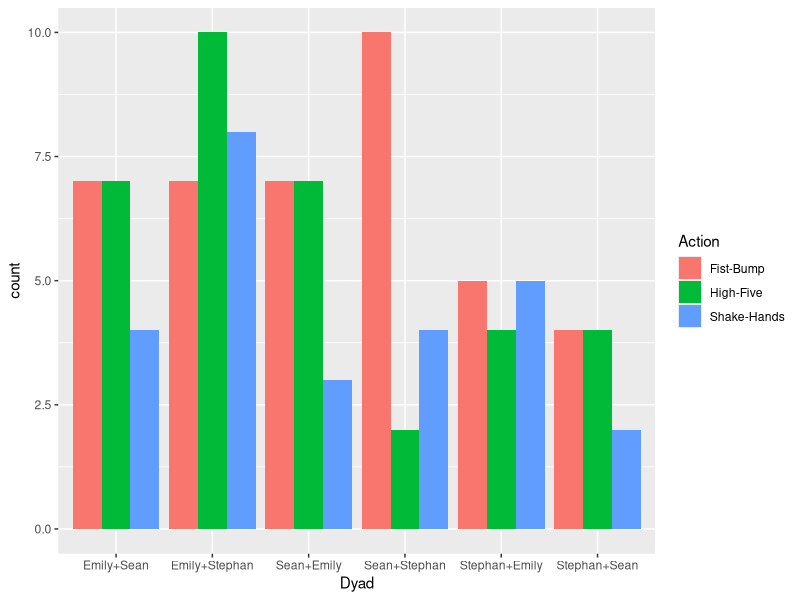

The R source for this figure:
## ---- chunk 1
set.seed(2017-10-13)

library(tibble)
library(dplyr)
library(purrr)
library(knitr)
library(ggplot2)

# Making the fake data
data <- data_frame(Name1 = sample(c("Sean", "Emily", "Stephan"), 
                                  size = 100, replace = TRUE)) %>% 
  mutate(Name2 = map_chr(Name1, function(x) {
    possible <- c("Sean", "Emily", "Stephan")
    possible <- possible[possible != x]
    sample(possible, 1)
  })) %>% 
  mutate(Dyad = paste(Name1, Name2, sep = "+")) %>% 
  mutate(Session = rep(1:10, each = 10)) %>% 
  mutate(Action = sample(c("High-Five", "Shake-Hands", "Fist-Bump"), 
                         size = 100, replace = TRUE))

# Let's peak at the data
data %>%
  slice(1:10) %>% 
  kable()

# Creating lagged actions by Session and Dyad
data <- data %>%
  arrange(Session, Dyad) %>% 
  group_by(Session, Dyad) %>% 
  mutate(Prev_Action = lag(Action)) %>% 
  ungroup()

# Let's take a look at some slices of the data
data %>% 
  slice(c(1:5, 31:36, 71:76)) %>% 
  kable()
  
# Now let's visualize it
data %>%
  ggplot(aes(Dyad)) + 
    geom_bar(aes(fill = Action), position = "dodge")
